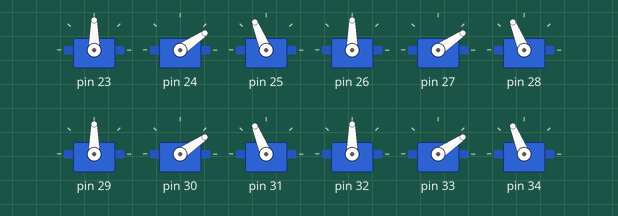
Bench run of a sketch on a simulated Arduino Uno, built with avr-gcc and run on an emulated ATmega328P. On the bench: 12 × servo.

Above: at 16.05 s.
At 16.55 s:
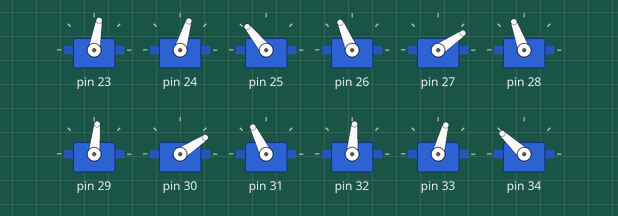
At 16.8 s:
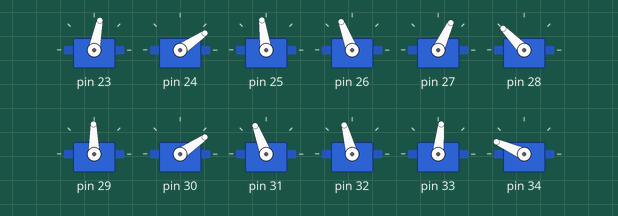
At 17.05 s:
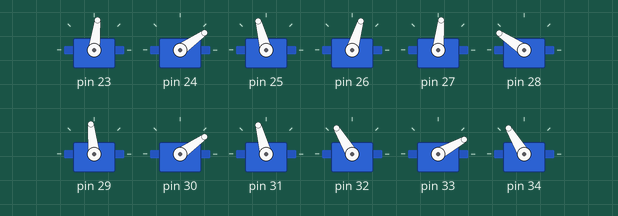
At 17.55 s:
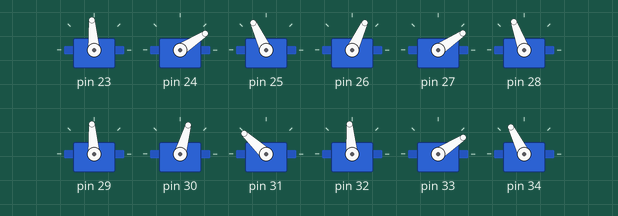
At 18.05 s:
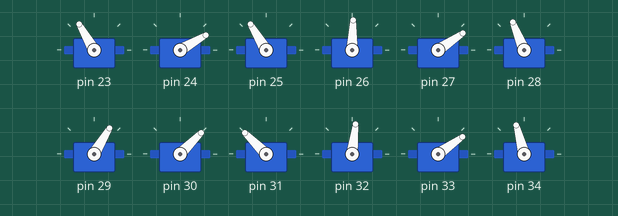
Timing chart, 0 to 20.7 s (numbered marks = the images above):
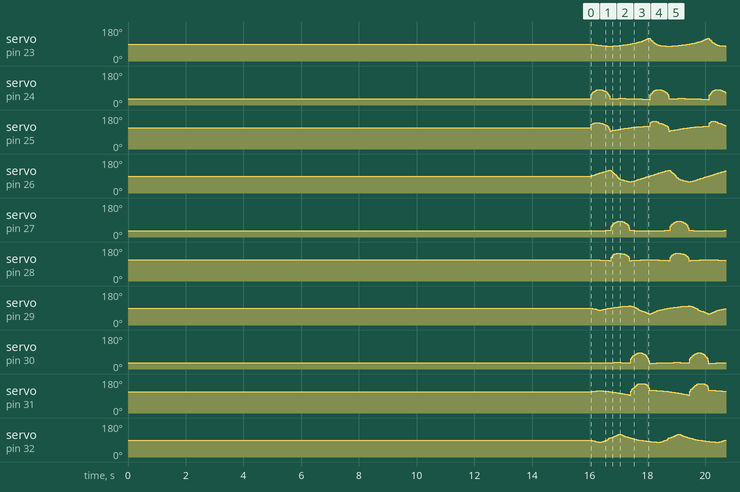

The sketch:

Full_Code.ino
```cpp
//hexapod code using inverse kinematics (external)
#include <Servo.h>

#define PI 3.1415
#define FEMUR_L 60
#define TIBIA_L 95.334
#define TIBIA_ANGLE 17.543
#define Y_OFFSET 50
#define Z_OFFSET -90

#define J1_OFFSET 45
#define J2_OFFSET 0
#define J3_OFFSET 90

#define STEP_RADIUS 15

Servo servos[18];

int wave[6][6] = {
  {1, 0, 0, 0, 0, 0},
  {0, 1, 0, 0, 0, 0},
  {0, 0, 1, 0, 0, 0},
  {0, 0, 0, 1, 0, 0},
  {0, 0, 0, 0, 1, 0},
  {0, 0, 0, 0, 0, 1},
};

int ripple_phases[6][6] = {
  {1, 1, 0, 0, 0, 0},
  {0, 0, 1, 1, 0, 0},
  {0, 0, 0, 0, 1, 1},
  {0, 0, 0, 1, 1, 0},
  {1, 0, 0, 0, 0, 1},
  {0, 1, 1, 0, 0, 0},
};


/*
         , - ~ ~ ~ - ,
     , '               ' ,
    ,                     ,
    '----~----->-----~----'
  -1.0 -0.5   0.0   0.5  1.0
*/

double x = 0.0;
double y = 0.0;
double z = 0.0;

void setup()
{
  Serial.begin(9600);
  delay(15000);
  for(int n=0; n < 18; n++)
    servos[n].attach(n+23, 600, 2600);
  for(int leg=0; leg < 6; leg++){
    move_xyz(leg, 0, 0, 0);
  }
  delay(1000);
}

void move_joints(int leg, double j1, double j2, double j3)
{
  if (j1>=-15 && j1<=105 && j2>=0 && j2<=90 && j3>=0 && j3<=90){
    servos[leg*3].write(j1 + J1_OFFSET);
    servos[leg*3+1].write(j2 + J2_OFFSET);
    servos[leg*3+2].write(j3 + J3_OFFSET);
  } else {
    Serial.print("Out of bounds servo command on leg ");
    Serial.print(leg);
    Serial.print(": ");
    Serial.print(j1);
    Serial.print(" ");
    Serial.print(j2);
    Serial.print(" ");
    Serial.println(j3);
  }
}

void move_xyz(int leg, double x, double y, double z)
{
  // inverse kinematics
  y += Y_OFFSET;
  z += Z_OFFSET;

  double l = sqrt(x*x + y*y + z*z);
  double j1 = atan(x/y);
  double j2 = acos((FEMUR_L*FEMUR_L - TIBIA_L*TIBIA_L + l*l) / (2*FEMUR_L*l)) + atan(z / sqrt(x*x + y*y));
  double j3 = acos((FEMUR_L*FEMUR_L + TIBIA_L*TIBIA_L - l*l) / (2*FEMUR_L*TIBIA_L));

  j1 = 45 + j1*(180/PI);
  j2 = 30 + j2*(180/PI);
  j3 = 90 + 30 - TIBIA_ANGLE - j3*(180/PI);

  //Serial.print(j1);
  //Serial.print(" ");
  //Serial.print(j2);
  //Serial.print(" ");
  //Serial.println(j3);
  move_joints(leg, j1, j2, j3);
}

double x_start[6] = {0.0};
double y_start[6] = {0.0};
double x_target[6] = {0.0};
double y_target[6] = {0.0};


/* starting phases for ripple */
int phase[6] = {0, 4, 2, 5, 1, 3};

double phase_targets[6] = {0.5, 1.0, 0.5, 0.0, -0.5, -1.0};
double leg_directions[6] = {-PI/6, -PI/2, -(5*PI)/6, (5*PI)/6, PI/2, PI/6};


void loop()
{
  // get targets
  for(int leg=0; leg < 6; leg++){
    double v_mag = 2*STEP_RADIUS*phase_targets[phase[leg]];
    double v_dir = 0.0;
    x_target[leg] = v_mag*sin(v_dir+leg_directions[leg]);
    y_target[leg] = v_mag*cos(v_dir+leg_directions[leg]);
  }

  for (double t=0.0; t < 1.0; t+=0.02){
    for (int leg=0; leg < 6; leg++){
      x = (1-t)*x_start[leg] + t*x_target[leg];
      y = (1-t)*y_start[leg] + t*y_target[leg];
      if (phase[leg] == 0) // swing up
        z = 3*STEP_RADIUS*sqrt(1-(1-t)*(1-t));
      else if (phase[leg] == 1) // swing down
        z = 3*STEP_RADIUS*sqrt(1-(t*t));
      else // stance
        z = 0;
      move_xyz(leg, x, y, z);
    }
    //delay(10);
  }

  // save end positions, increment phases
  for (int leg=0; leg < 6; leg++){
    phase[leg] = (phase[leg]+1) % 6;
    x_start[leg] = x_target[leg];
    y_start[leg] = y_target[leg];
  }
}
```
